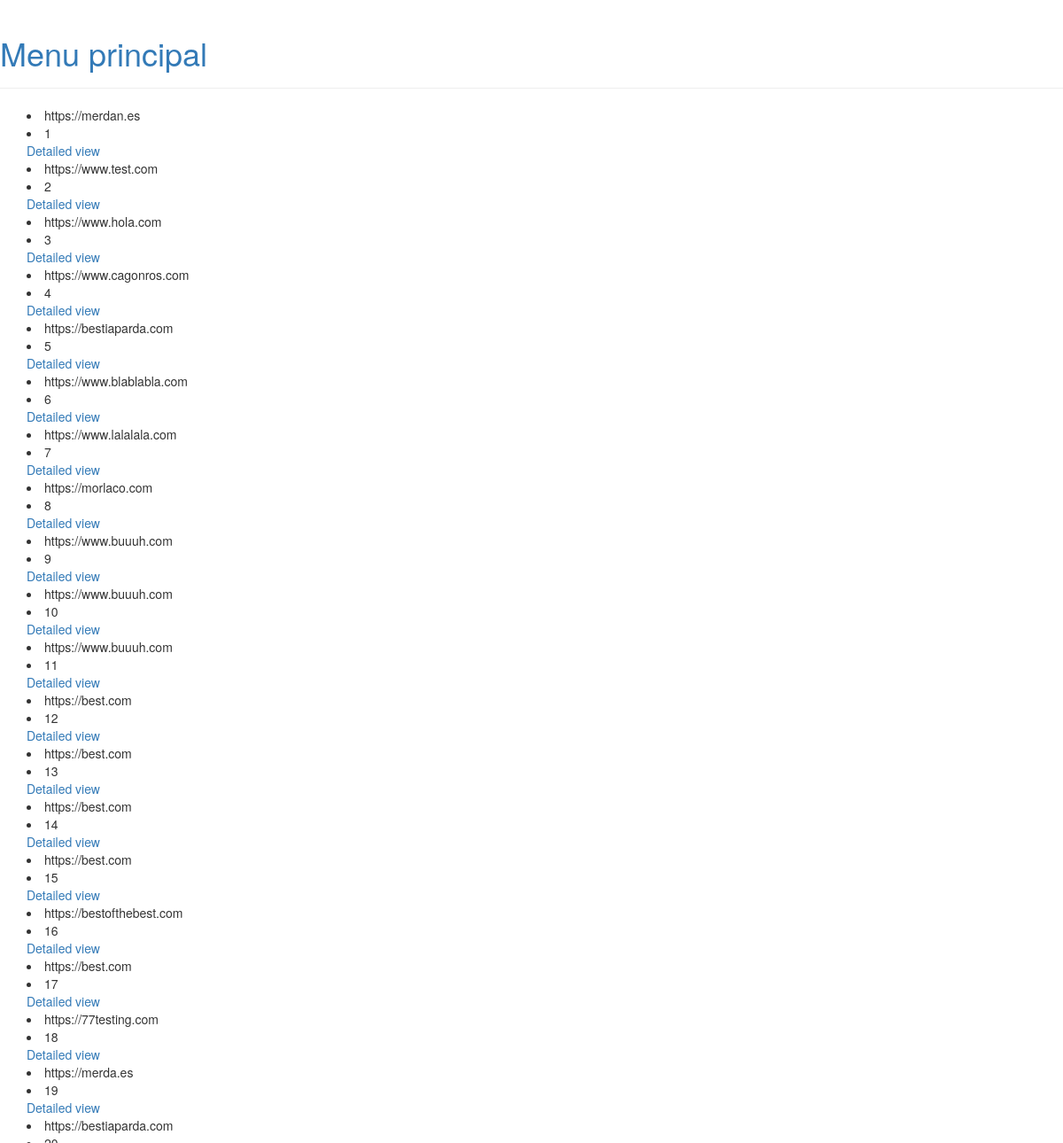
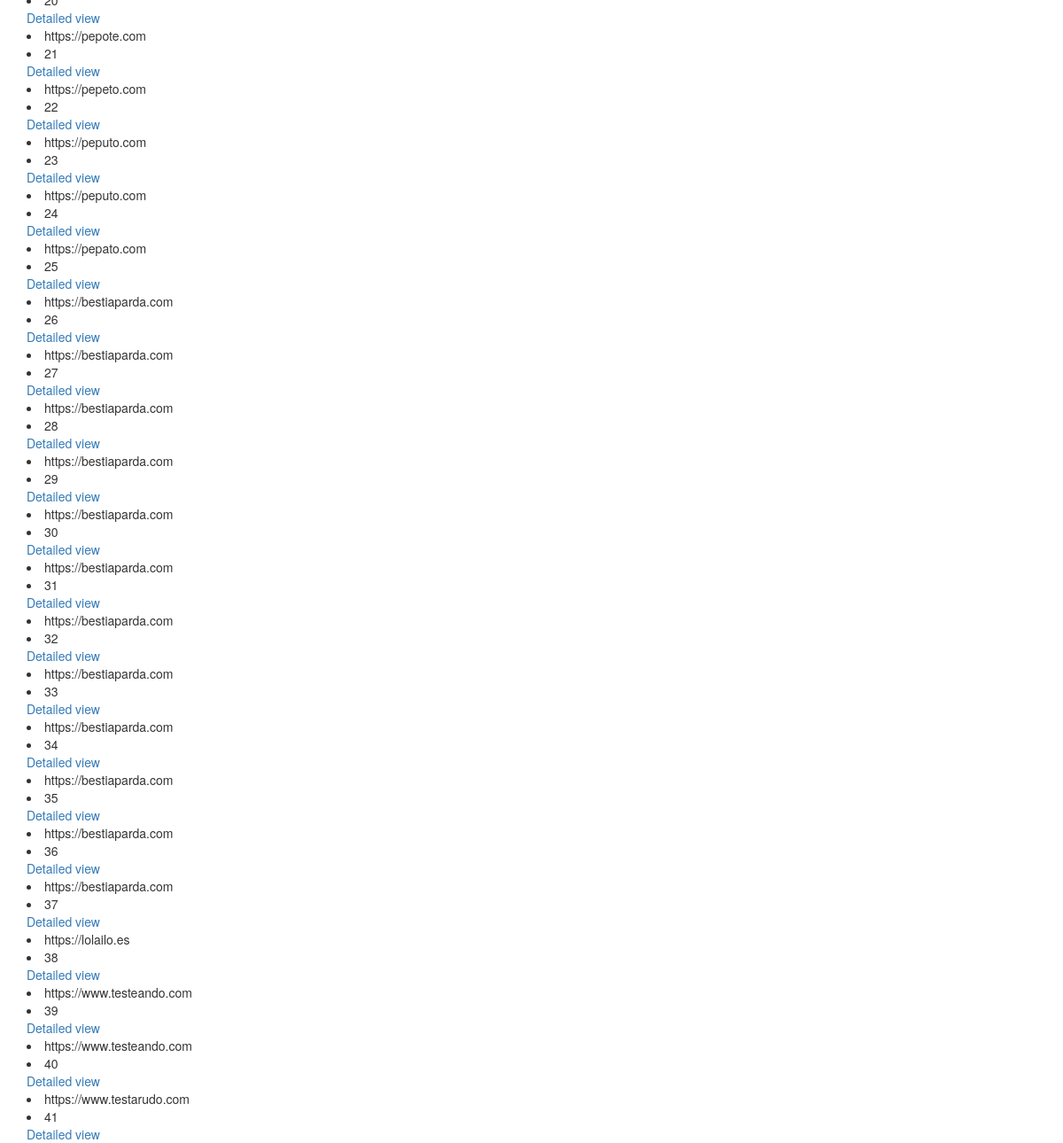
/config_list/, run on the app's committed database (2 pictures, top to bottom).
### darkice/models.py (models this page shows, shortened)
class Config(models.Model):
	device= models.CharField(max_length=6)
	sampleRate= models.PositiveSmallIntegerField()
	bitsPerSample= models.PositiveSmallIntegerField()
	channel= models.PositiveSmallIntegerField()
	bitrateMode= models.CharField(max_length=3)
	format1= models.CharField(max_length=10)
	quality= models.PositiveSmallIntegerField()
	channel= models.PositiveSmallIntegerField()
	bitrate= models.PositiveSmallIntegerField()
	server= models.URLField()
	port = models.PositiveSmallIntegerField()
	password= models.CharField(max_length=20)
	mountPoint= models.CharField(max_length=20)

### darkice/views.py (the view)
# urls.py: url(r'^config_list/$', list_configuration, name='list_configuration'),
def list_configuration(request):
    configuration_list=Config.objects.all()
    return render(request, 'darkice/list_configuration.html',{'configuration_list': configuration_list})

### darkice/templates/darkice/list_configuration.html
{% extends "darkice/base.html" %}
    {% block content %}
    {% for config in configuration_list%}
        <li>{{ config.server }}</li>
        <li>{{ config.pk }}</li>
        <a href=/config/{{ config.pk }}/>Detailed view</a>
    {% endfor %}
    {% endblock %}

### data on the page
Config: server "https://merdan.es", pk "1"
Config: server "https://www.test.com", pk "2"
Config: server "https://www.hola.com", pk "3"
Config: server "https://www.cagonros.com", pk "4"
Config: server "https://bestiaparda.com", pk "5"
Config: server "https://www.blablabla.com", pk "6"
Config: server "https://www.lalalala.com", pk "7"
Config: server "https://morlaco.com", pk "8"
Config: server "https://www.buuuh.com", pk "9"
Config: server "https://www.buuuh.com", pk "10"
Config: server "https://www.buuuh.com", pk "11"
Config: server "https://best.com", pk "12"
Config: server "https://best.com", pk "13"
Config: server "https://best.com", pk "14"
Config: server "https://best.com", pk "15"
Config: server "https://bestofthebest.com", pk "16"
Config: server "https://best.com", pk "17"
Config: server "https://77testing.com", pk "18"
Config: server "https://merda.es", pk "19"
Config: server "https://bestiaparda.com", pk "20"
Config: server "https://pepote.com", pk "21"
Config: server "https://pepeto.com", pk "22"
Config: server "https://peputo.com", pk "23"
Config: server "https://peputo.com", pk "24"
Config: server "https://pepato.com", pk "25"
Config: server "https://bestiaparda.com", pk "26"
Config: server "https://bestiaparda.com", pk "27"
Config: server "https://bestiaparda.com", pk "28"
Config: server "https://bestiaparda.com", pk "29"
Config: server "https://bestiaparda.com", pk "30"
Config: server "https://bestiaparda.com", pk "31"
Config: server "https://bestiaparda.com", pk "32"
Config: server "https://bestiaparda.com", pk "33"
Config: server "https://bestiaparda.com", pk "34"
Config: server "https://bestiaparda.com", pk "35"
Config: server "https://bestiaparda.com", pk "36"
Config: server "https://bestiaparda.com", pk "37"
Config: server "https://lolailo.es", pk "38"
Config: server "https://www.testeando.com", pk "39"
Config: server "https://www.testeando.com", pk "40"
Config: server "https://www.testarudo.com", pk "41"
